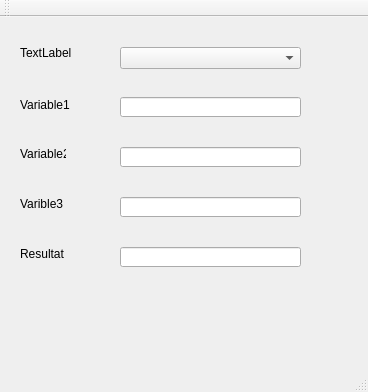
<?xml version="1.0" encoding="UTF-8"?>
<ui version="4.0">
 <class>QCalculator</class>
 <widget class="QMainWindow" name="QCalculator">
  <property name="geometry">
   <rect>
    <x>0</x>
    <y>0</y>
    <width>368</width>
    <height>392</height>
   </rect>
  </property>
  <property name="windowTitle">
   <string>QCalculator</string>
  </property>
  <widget class="QWidget" name="centralWidget">
   <widget class="QLabel" name="label">
    <property name="geometry">
     <rect>
      <x>20</x>
      <y>20</y>
      <width>61</width>
      <height>31</height>
     </rect>
    </property>
    <property name="text">
     <string>TextLabel</string>
    </property>
   </widget>
   <widget class="QLabel" name="label_2">
    <property name="geometry">
     <rect>
      <x>20</x>
      <y>80</y>
      <width>61</width>
      <height>16</height>
     </rect>
    </property>
    <property name="text">
     <string>Variable1</string>
    </property>
   </widget>
   <widget class="QLabel" name="label_3">
    <property name="geometry">
     <rect>
      <x>20</x>
      <y>130</y>
      <width>46</width>
      <height>13</height>
     </rect>
    </property>
    <property name="text">
     <string>Variable2</string>
    </property>
   </widget>
   <widget class="QLabel" name="label_4">
    <property name="geometry">
     <rect>
      <x>20</x>
      <y>180</y>
      <width>46</width>
      <height>13</height>
     </rect>
    </property>
    <property name="text">
     <string>Varible3</string>
    </property>
   </widget>
   <widget class="QLabel" name="label_5">
    <property name="geometry">
     <rect>
      <x>20</x>
      <y>230</y>
      <width>46</width>
      <height>13</height>
     </rect>
    </property>
    <property name="text">
     <string>Resultat</string>
    </property>
   </widget>
   <widget class="QComboBox" name="operationCBox">
    <property name="geometry">
     <rect>
      <x>120</x>
      <y>30</y>
      <width>181</width>
      <height>22</height>
     </rect>
    </property>
   </widget>
   <widget class="QLineEdit" name="Var1LineEdit">
    <property name="geometry">
     <rect>
      <x>120</x>
      <y>80</y>
      <width>181</width>
      <height>20</height>
     </rect>
    </property>
   </widget>
   <widget class="QLineEdit" name="var2LineEdit">
    <property name="geometry">
     <rect>
      <x>120</x>
      <y>130</y>
      <width>181</width>
      <height>20</height>
     </rect>
    </property>
   </widget>
   <widget class="QLineEdit" name="var3LineEdit">
    <property name="geometry">
     <rect>
      <x>120</x>
      <y>180</y>
      <width>181</width>
      <height>20</height>
     </rect>
    </property>
   </widget>
   <widget class="QLineEdit" name="resultlineEdit">
    <property name="geometry">
     <rect>
      <x>120</x>
      <y>230</y>
      <width>181</width>
      <height>20</height>
     </rect>
    </property>
    <property name="readOnly">
     <bool>true</bool>
    </property>
   </widget>
  </widget>
  <widget class="QMenuBar" name="menuBar">
   <property name="geometry">
    <rect>
     <x>0</x>
     <y>0</y>
     <width>368</width>
     <height>21</height>
    </rect>
   </property>
  </widget>
  <widget class="QToolBar" name="mainToolBar">
   <attribute name="toolBarArea">
    <enum>TopToolBarArea</enum>
   </attribute>
   <attribute name="toolBarBreak">
    <bool>false</bool>
   </attribute>
  </widget>
  <widget class="QStatusBar" name="statusBar"/>
 </widget>
 <layoutdefault spacing="6" margin="11"/>
 <resources/>
 <connections/>
</ui>
